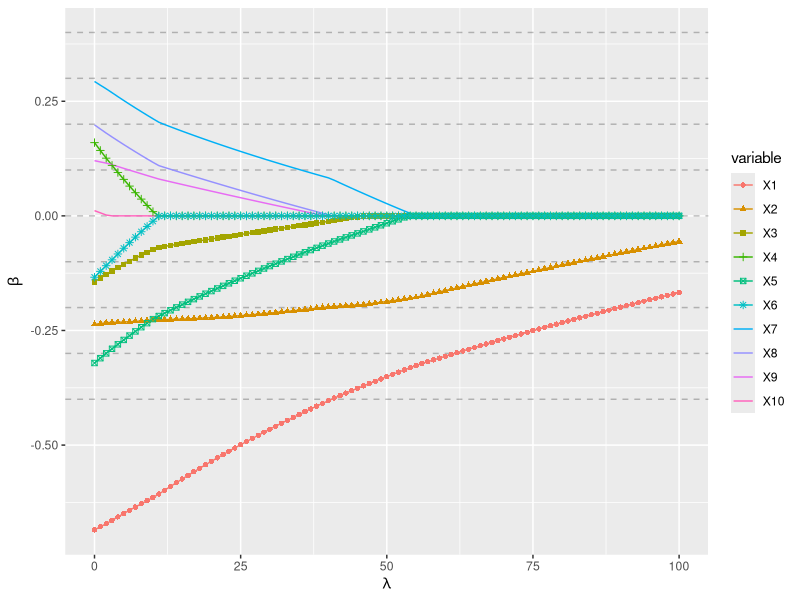
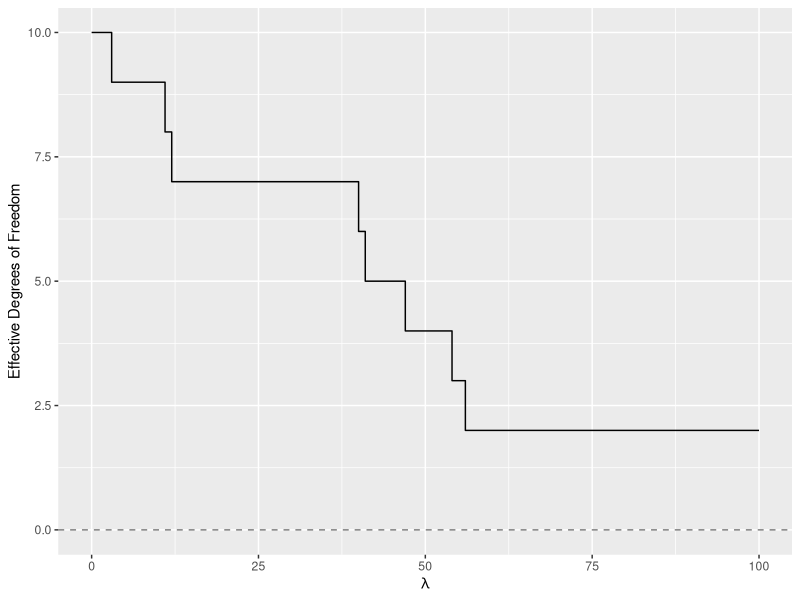
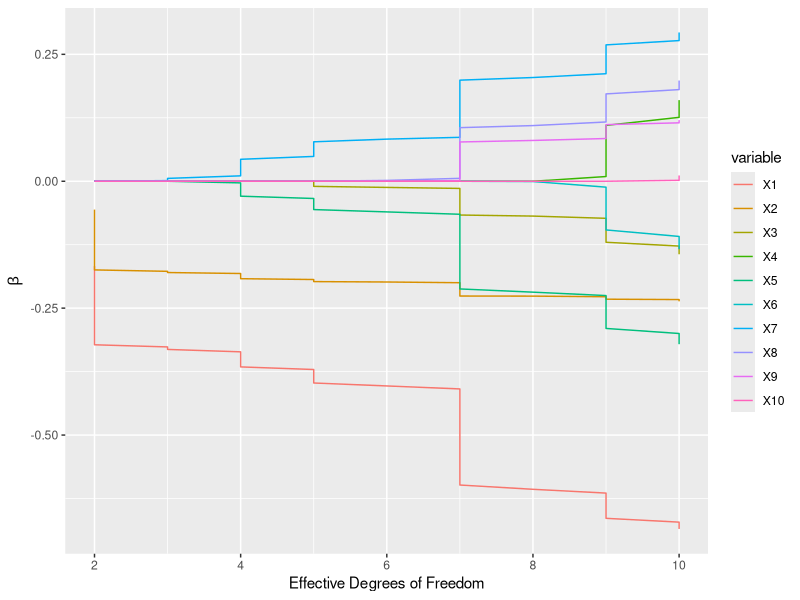
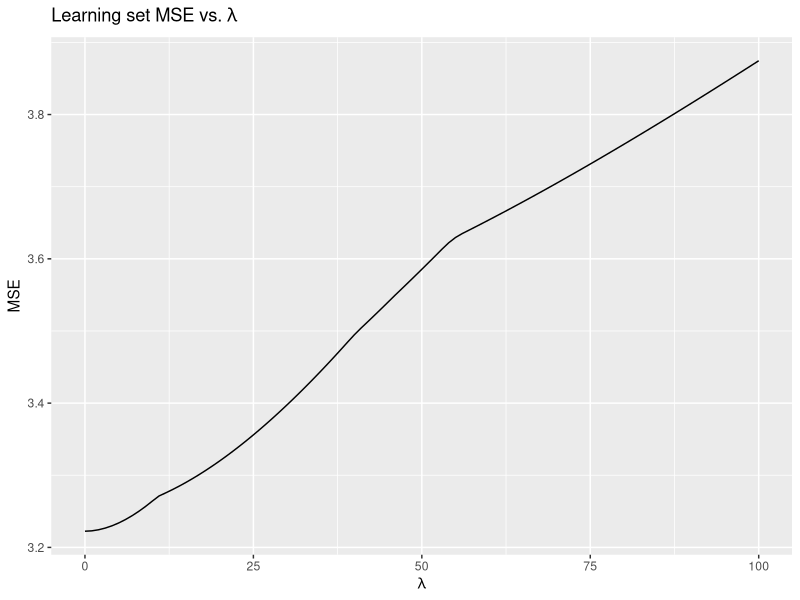
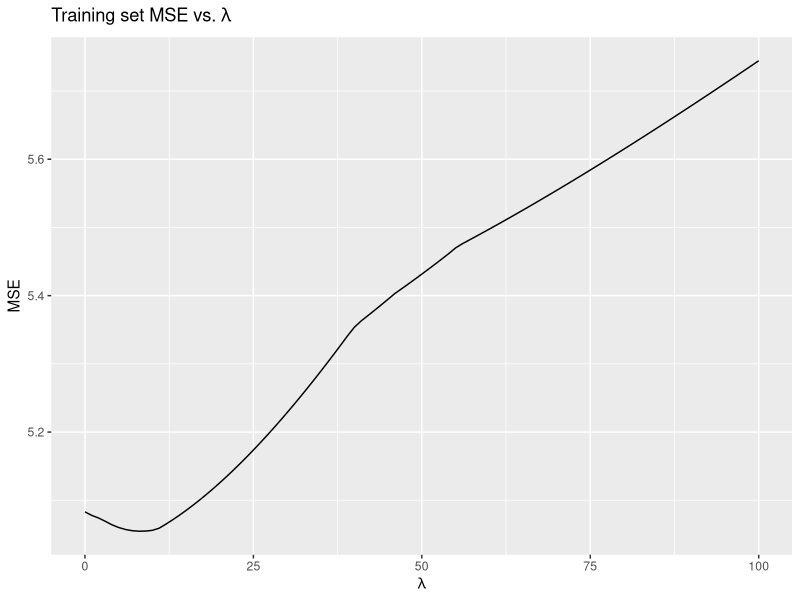
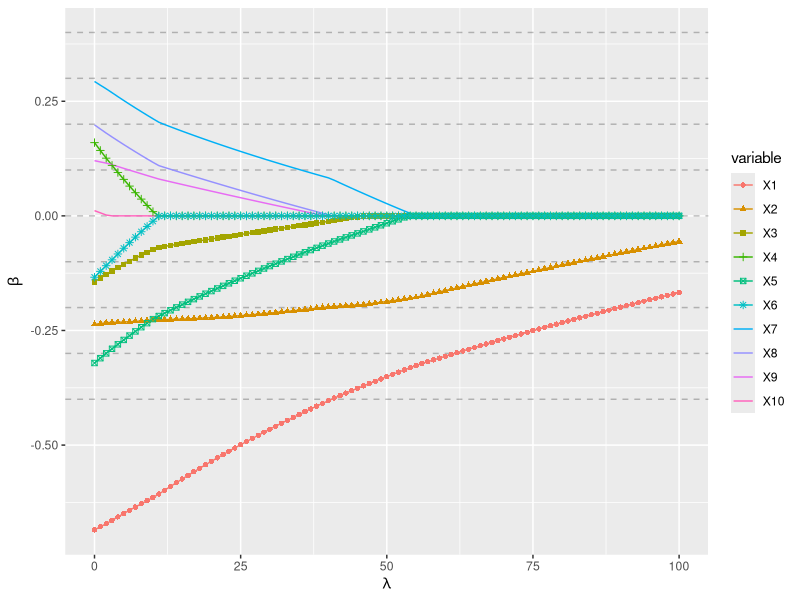
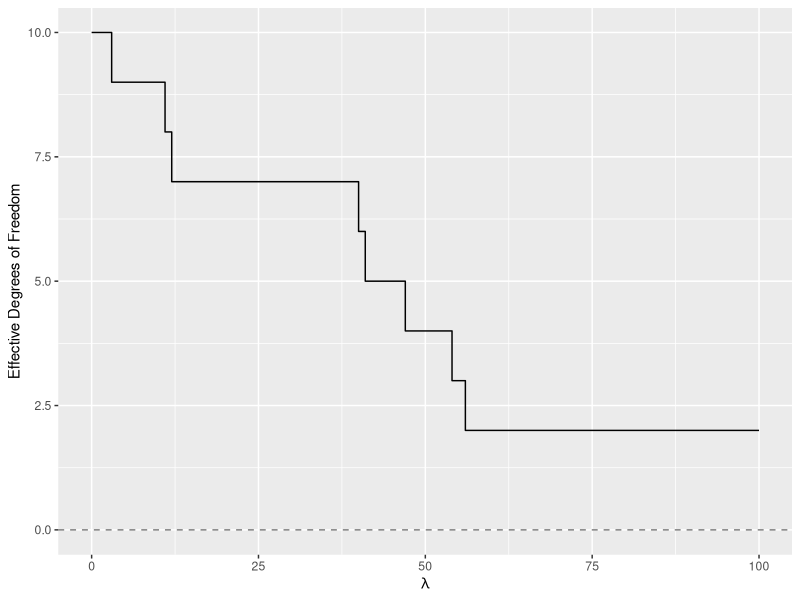
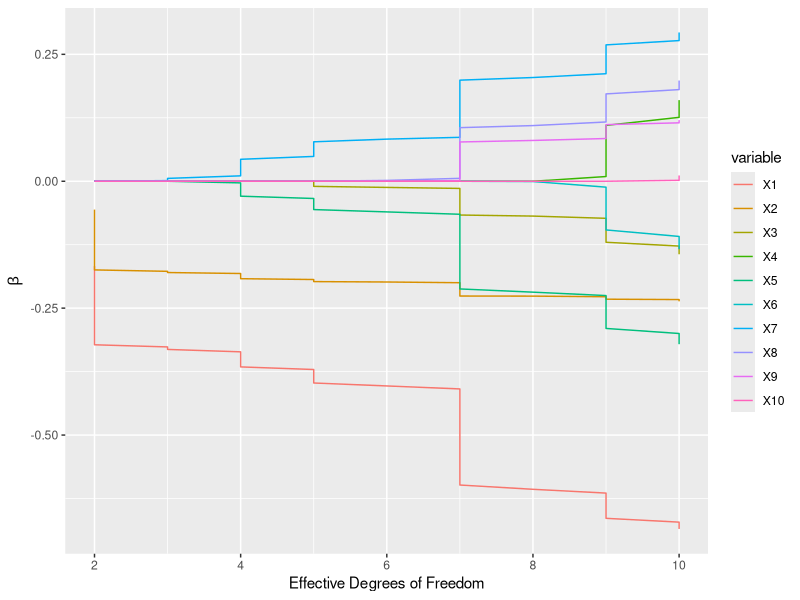

Source code (R) for these figures, in order:
### question 3 -- simulation study
library(MASS) # for multivariate normal random variables
library(glmnet) # for regression routines
library(ggplot2) # for plotting
library(reshape2)

.ar1CovMatrix <- function(n,rho) {
  ### there's got to be a slick way to do this.
  rows <- 1:n
  exp.mat <- matrix(data=sapply(X=rows,FUN=function(i){abs(i-rows)}),ncol=n,byrow=T)
  return(rho ^ exp.mat)
}

### simulation parameters
J <- 10 # number of covariates
beta <- c((-J/2 + 1):0,0:(J/2-1)) / 10 # true coefficients
sigma <- 2 # variance for Y | X
rho <- 0.5 # variance for AR(1) structure

n.learning.set <- 100
n.training.set <- 1000

.generateDataSet <- function(n.obs) {
  ### make X according to N(0,Gamma), Gamma follows AR(1)
  gamma <- .ar1CovMatrix(n=J, rho=rho)
  X.learningSet <- mvrnorm(n=n.obs, mu=rep(0,times=J), Sigma=gamma)
  
  ### make Y according to Y | X ~ N(Xbeta,sigma^2)
  Y.learningSet <- rnorm(n=n.obs, mean=X.learningSet %*% beta, sd=sigma)

  ### format output
  dataSet <- cbind(X.learningSet,Y.learningSet)
  colnames(dataSet) <- c(paste("X", 1:J,sep=""),"Y")
  return(dataSet)
}

learning.set <- .generateDataSet(n.learning.set)
training.set <- .generateDataSet(n.training.set)

### visualize learning set
melted.learning.set <- melt(data=as.data.frame(learning.set),id.vars=c("Y"))

### make scatterplot grid of Y vs. X_j
scatterplot.grid <- ggplot(data=melted.learning.set,aes(y=Y,x=value,group=variable)) + geom_point() + facet_wrap(~ variable,ncol=5)

### look at individual distributions of X_j's, Y, and X*beta
viz.data <- cbind(learning.set,learning.set[,-11]%*%beta)
colnames(viz.data) <- c(colnames(learning.set),"X*beta")

covariate.boxplot <- ggplot(data=melt(data=as.data.frame(viz.data))) + stat_boxplot(aes(x=variable,y=value))

### examine properties of elastic net
### glm-net parametrization has the following:
###   alpha = 0 == ridge
###   alpha = 1 == LASSO
###   alpha = 1/3 == elastic net
# 
# regularization <- "elasticnet"
.obtainCoefficients <- function(regularization="ridge",standardize=T,intercept=T) {
  # set glmnet's alpha and lambda to coincide with classical parametrization
  switch(regularization,
         ridge = {alpha <-0; lambda <- 0:100 / n.learning.set},
         lasso = {alpha <- 1; lambda <- (0:100)/(2*n.learning.set)},
         elasticnet = {alpha <- 1/3; lambda <- 3*(0:100)/(2*n.learning.set)}
         )
  
  glmnet(x=learning.set[,1:J],y=learning.set[,J+1],family="gaussian",alpha=alpha,lambda=lambda,standardize=standardize,intercept=intercept)
}

.calcRidgeDF <- function(lambda) {
  df.seq <- sapply(X=lambda,FUN=function(l){
    design.mat.svd <- svd(learning.set[,1:J])
    singular.values <- design.mat.svd$d
    numerator <- singular.values^2
    denominator <- (numerator + l)
    sum(numerator / denominator)
  })
  return(df.seq)
}
.calculateMSE <- function(glmnet.object, new.data, true.values) {
  Y.hat <- predict(object=glmnet.object,newx=new.data,type="response")
  apply(X=Y.hat, MARGIN=2,
        FUN=function(predicted.values){mean((true.values - predicted.values)^2)}
  )
}

.makePlots <- function(glmnet.object,regularization) {
  require(ggplot2)
  require(reshape2)
  
  ### extract lambda seq, transform it back to original scale
  ### and calculate df
  switch(regularization,
         ridge={
           lambda <- glmnet.object$lambda * n.learning.set
           df <- .calcRidgeDF(lambda)
         },
         lasso={
           lambda <- glmnet.object$lambda * (2*n.learning.set)
           df <- glmnet.object$df
         },
         elasticnet={
           lambda <- glmnet.object$lambda * (2*n.learning.set/3)
           df <- glmnet.object$df
           }
         )

  ### extract coefficients, and package everything
  coef.df <- data.frame(cbind(lambda,df,t(as.matrix(glmnet.object$beta))))
  colnames(coef.df)[1:2] <- c("lambda","df")
  
  ### melt down for visualization
  viz.data1 <- melt(data=coef.df,id.vars=c("lambda","df"))
  
  ### check out beta vs. lambda
  beta.vs.lambda <- ggplot(data=viz.data1,aes(x=lambda,y=value,colour=variable,shape=variable)) + geom_hline(yintercept=beta,alpha=0.25,lty=2) + geom_line() + geom_point() + labs(x=expression(lambda), y=expression(beta))
  
  show(beta.vs.lambda)
  
  ### check out DF vs. lambda:
  df.vs.lambda <- switch(regularization,
         ridge={
           ggplot(data=coef.df) + geom_line(aes(x=lambda,y=df))
         },
         lasso={
           ggplot(data=coef.df) + geom_step(aes(x=lambda,y=df)) + geom_hline(yintercept=0,lty=2,alpha=0.5)
         },
         elasticnet={
           ggplot(data=coef.df) + geom_step(aes(x=lambda,y=df)) + geom_hline(yintercept=0,lty=2,alpha=0.5)
         }
  )
  df.vs.lambda <- df.vs.lambda + labs(x=expression(lambda),y="Effective Degrees of Freedom")
  show(df.vs.lambda)
  
  ### look at beta vs. df
  beta.vs.df <- ggplot(data=viz.data1,aes(y=value,x=df,colour=variable,shape=variable)) + geom_line() + labs(x="Effective Degrees of Freedom", y=expression(beta))
  show(beta.vs.df)
  
  ### check out MSE's
  learning.set.MSE <- .calculateMSE(glmnet.object, new.data=learning.set[,1:J], true.values=learning.set[,J+1])
  training.set.MSE <- .calculateMSE(glmnet.object, new.data=training.set[,1:J], true.values=training.set[,J+1])
  
  ls.MSE.plot <- ggplot(data=data.frame(lambda=lambda, MSE=learning.set.MSE),aes(x=lambda)) + geom_line(aes(y=MSE)) + labs(x=expression(lambda),y="MSE",title=expression(paste("Learning set MSE vs. ",lambda)))
  
  ts.MSE.plot <- ggplot(data=data.frame(lambda=lambda, MSE=training.set.MSE),aes(x=lambda)) + geom_line(aes(y=MSE)) + labs(x=expression(lambda),y="MSE",title=expression(paste("Training set MSE vs. ",lambda)))
  
  show(ls.MSE.plot)
  show(ts.MSE.plot)
  return(list(p1=beta.vs.lambda,p2=df.vs.lambda,p3=beta.vs.df,p4=ls.MSE.plot,p5=ts.MSE.plot))
}


### .calculateMSE




glmnet.object <- .obtainCoefficients("elasticnet")
.makePlots(glmnet.object,"elasticnet")

